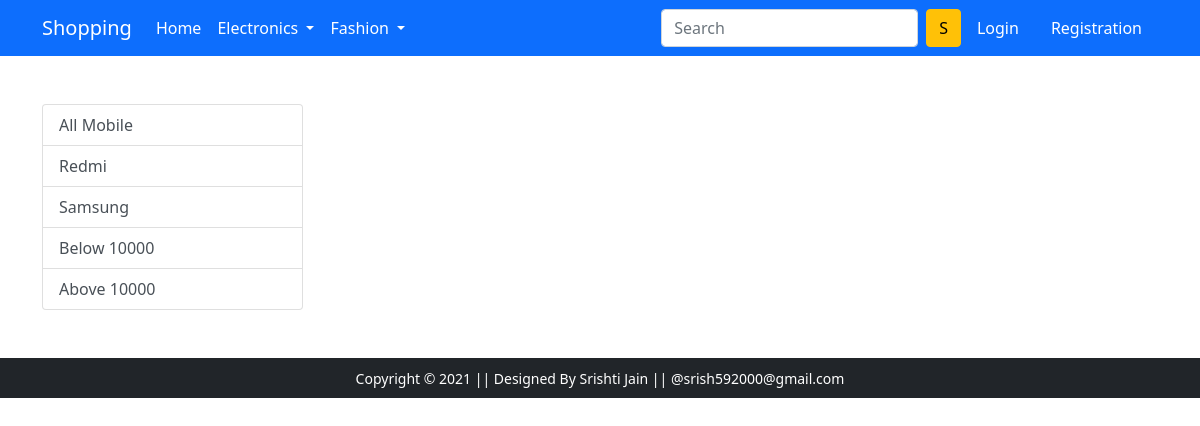
The app's page /mobile/redmi, older data.
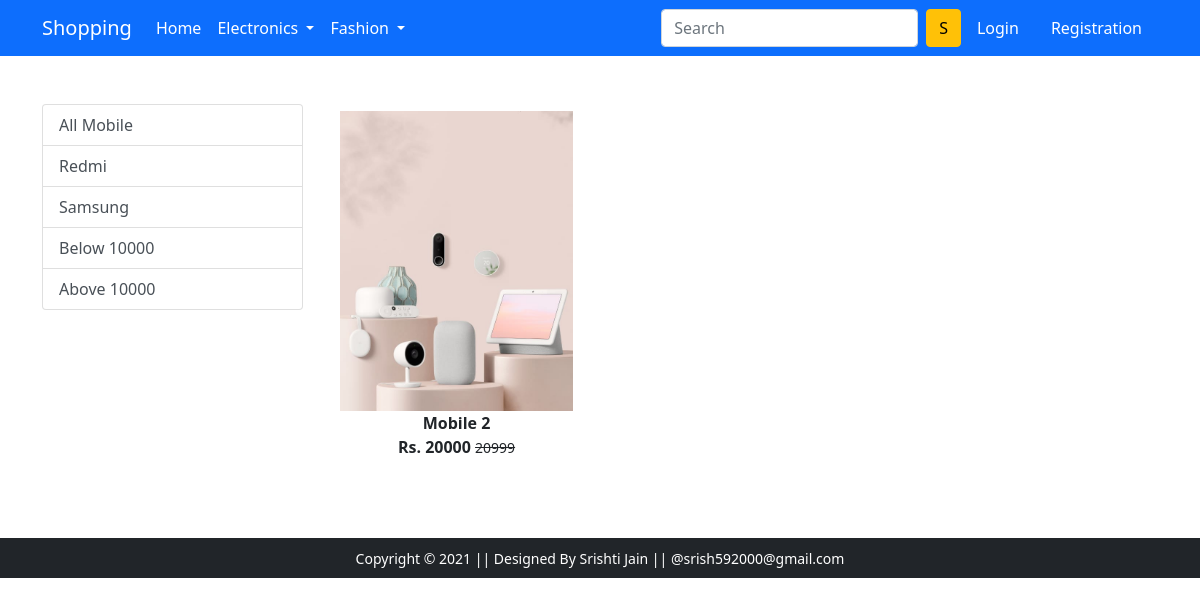
The same page, newer data.
### app/models.py (models this page shows, shortened)
class Product(models.Model):
    title = models.CharField(max_length=50)
    selling_price= models.IntegerField()
    discount_price= models.IntegerField()
    description = models.CharField(max_length=500)
    category = models.CharField(choices=CATEGORY_CHOICES , max_length=50)
    brand = models.CharField(max_length=100 , null=True)
    product_image = models.ImageField(null= True , blank= True , upload_to ='producting' )

### app/views.py (the view)
# urls.py: path('mobile/', views.mobile, name='mobile'),
def mobile(request, data=None):
	totalitem = 0
	if request.user.is_authenticated:
		totalitem = len(Cart.objects.filter(user=request.user))
	if data==None :
			mobiles = Product.objects.filter(category='M')
	elif data == 'redmi' or data == 'samsung':
			mobiles = Product.objects.filter(category='M').filter(brand=data)
	elif data == 'below':
			mobiles = Product.objects.filter(category='M').filter(discount_price__lt=10000)
	elif data == 'above':
			mobiles = Product.objects.filter(category='M').filter(discount_price__gt=10000)
	return render(request, 'app/mobile.html', {'mobiles':mobiles, 'totalitem':totalitem})

### app/templates/app/mobile.html (shortened to what this page needs)
{% extends 'app/base.html' %}
{% load static %}
{% block main-content %}
<div class="container my-5">
 <div class="row">
  <div class="col-sm-3">
   <div class="list-group">
     <a href="{% url 'mobile' %}" class="list-group-item list-group-item-action" aria-current="true">All Mobile</a>
     <a href="{% url 'mobiledata' 'redmi'  %}" class="list-group-item list-group-item-action" aria-current="true">Redmi</a>
     <a href="{% url 'mobiledata' 'samsung'  %}" class="list-group-item list-group-item-action">Samsung</a>
     <a href="{% url 'mobiledata' 'below'  %}" class="list-group-item list-group-item-action">Below 10000</a>
     <a href="{% url 'mobiledata' 'above'  %}" class="list-group-item list-group-item-action">Above 10000</a>
   </div>
  </div>
  <div class="col-sm-8">
   <div class="row">
    {% for product in mobiles %}
     <div class="col-sm-4 text-center mb-4">
      <a href="{% url 'product-detail' product.id %}" class="btn">
       <div class="item">
        <img src="{{product.product_image.url}}" alt="" height="300" class="">
        <div class="fw-bold">{{product.title}}</div>
        <div class="fw-bold">Rs. {{product.discount_price}} <small class="fw-light text-decoration-line-through">{{product.selling_price}}</small></div>
       </div>
      </a>
     </div>
    {% endfor %}
   </div>
  </div>
 </div>
</div>
{% endblock main-content %}

Row changes from the older to the newer data that the page shows:
now on this page (row edited): Product: product_image (picture), title "Mobile 2", discount_price "20000", selling_price "20999"
